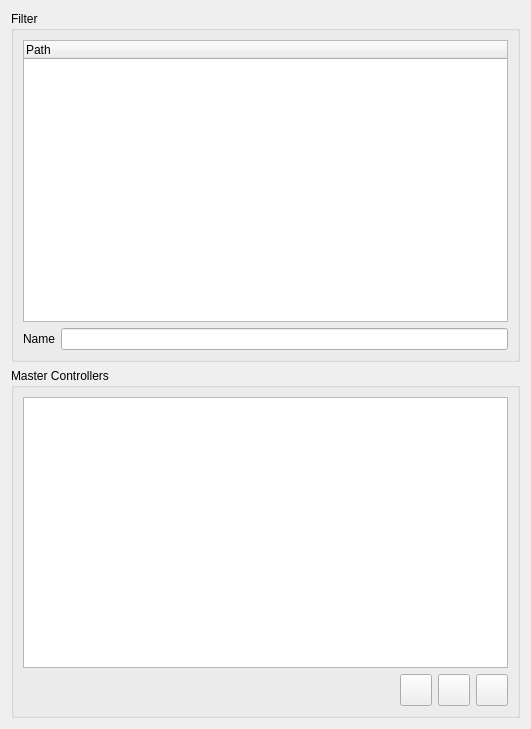
<?xml version="1.0" encoding="UTF-8"?>
<ui version="4.0">
 <class>Form</class>
 <widget class="QWidget" name="Form">
  <property name="geometry">
   <rect>
    <x>0</x>
    <y>0</y>
    <width>531</width>
    <height>729</height>
   </rect>
  </property>
  <property name="windowTitle">
   <string>Form</string>
  </property>
  <layout class="QVBoxLayout" name="verticalLayout">
   <item>
    <widget class="QGroupBox" name="groupBox_filter">
     <property name="title">
      <string>Filter</string>
     </property>
     <layout class="QVBoxLayout" name="verticalLayout_2">
      <item>
       <widget class="QTreeWidget" name="treeView_mcList">
        <column>
         <property name="text">
          <string>Path</string>
         </property>
        </column>
       </widget>
      </item>
      <item>
       <layout class="QHBoxLayout" name="horizontalLayout_2">
        <item>
         <widget class="QLabel" name="label">
          <property name="text">
           <string>Name</string>
          </property>
         </widget>
        </item>
        <item>
         <widget class="QLineEdit" name="lineEdit_nameFilter"/>
        </item>
       </layout>
      </item>
     </layout>
    </widget>
   </item>
   <item>
    <widget class="QGroupBox" name="groupBox_availableMCs">
     <property name="maximumSize">
      <size>
       <width>16777215</width>
       <height>16777215</height>
      </size>
     </property>
     <property name="title">
      <string>Master Controllers</string>
     </property>
     <layout class="QVBoxLayout" name="verticalLayout_4">
      <item>
       <widget class="QListWidget" name="listWidget_mcList">
        <property name="selectionMode">
         <enum>QAbstractItemView::ExtendedSelection</enum>
        </property>
       </widget>
      </item>
      <item>
       <layout class="QHBoxLayout" name="horizontalLayout">
        <item>
         <spacer name="horizontalSpacer">
          <property name="orientation">
           <enum>Qt::Horizontal</enum>
          </property>
          <property name="sizeHint" stdset="0">
           <size>
            <width>40</width>
            <height>20</height>
           </size>
          </property>
         </spacer>
        </item>
        <item>
         <widget class="QPushButton" name="btn_refresh">
          <property name="minimumSize">
           <size>
            <width>32</width>
            <height>32</height>
           </size>
          </property>
          <property name="maximumSize">
           <size>
            <width>32</width>
            <height>32</height>
           </size>
          </property>
          <property name="toolTip">
           <string>Refresh list</string>
          </property>
          <property name="text">
           <string/>
          </property>
         </widget>
        </item>
        <item>
         <widget class="QPushButton" name="btn_find">
          <property name="minimumSize">
           <size>
            <width>32</width>
            <height>32</height>
           </size>
          </property>
          <property name="maximumSize">
           <size>
            <width>32</width>
            <height>32</height>
           </size>
          </property>
          <property name="toolTip">
           <string>Locate and Select Master Controller</string>
          </property>
          <property name="text">
           <string/>
          </property>
         </widget>
        </item>
        <item>
         <widget class="QPushButton" name="btn_show">
          <property name="minimumSize">
           <size>
            <width>32</width>
            <height>32</height>
           </size>
          </property>
          <property name="maximumSize">
           <size>
            <width>32</width>
            <height>32</height>
           </size>
          </property>
          <property name="toolTip">
           <string>Show Master Controller</string>
          </property>
          <property name="text">
           <string/>
          </property>
         </widget>
        </item>
       </layout>
      </item>
     </layout>
    </widget>
   </item>
  </layout>
 </widget>
 <resources/>
 <connections/>
</ui>
